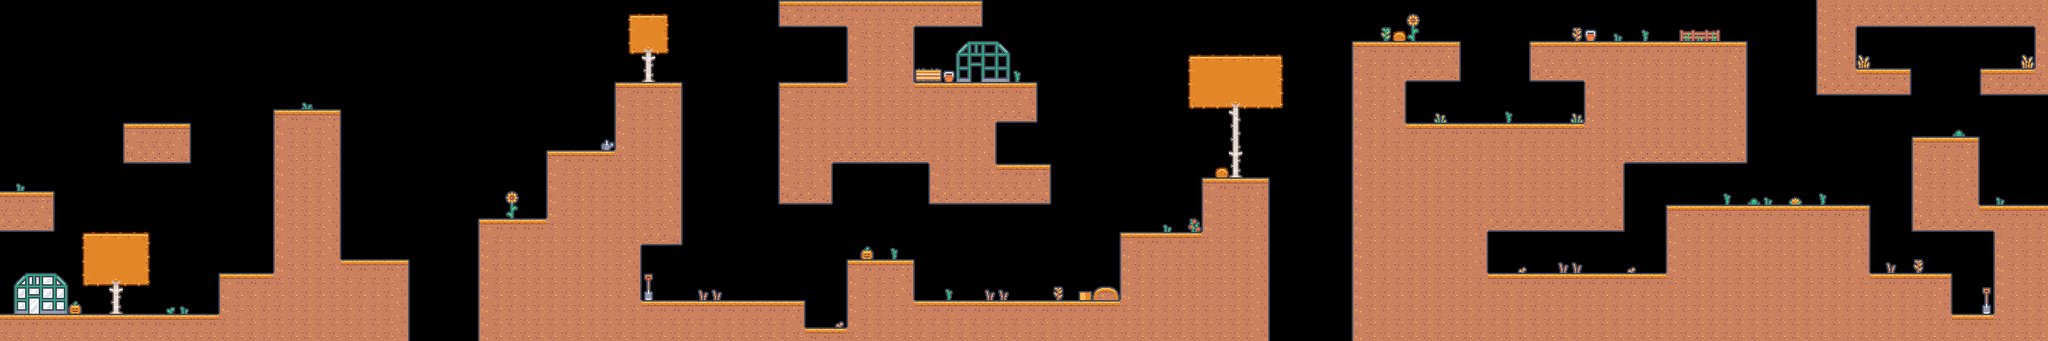

A level layout from a 2D game, rendered from its tile map. Below: a short description, then the map file with tile-grid data replaced by summaries:
An orthogonal 150x25 tile map with 18x18 px tiles, 1 tile layer (Ground-n-Platforms) and 42 objects (42x carrot).

<map version="1.10" tiledversion="1.10.2" orientation="orthogonal" renderorder="right-down" width="150" height="25" tilewidth="18" tileheight="18" infinite="0" nextlayerid="4" nextobjectid="53">
 <editorsettings>
  <export target="platformer-level-1.tmj" format="json" />
 </editorsettings>
 <tileset firstgid="1" name="tilemap_packed" tilewidth="18" tileheight="18" tilecount="112" columns="16">
  <image source="tilemap_packed.png" width="288" height="126" />
  <tile id="0">
   <properties>
    <property name="collides" type="bool" value="true" />
   </properties>
   <animation>
    <frame tileid="105" duration="500" />
    <frame tileid="107" duration="500" />
   </animation>
  </tile>
  <tile id="1">
   <properties>
    <property name="collides" type="bool" value="true" />
   </properties>
  </tile>
  <tile id="2">
   <properties>
    <property name="collides" type="bool" value="true" />
   </properties>
  </tile>
  <tile id="3">
   <properties>
    <property name="collides" type="bool" value="true" />
   </properties>
  </tile>
  <tile id="13">
   <properties>
    <property name="collides" type="bool" value="true" />
   </properties>
  </tile>
  <tile id="14">
   <properties>
    <property name="collides" type="bool" value="true" />
   </properties>
  </tile>
  <tile id="15">
   <properties>
    <property name="collides" type="bool" value="true" />
   </properties>
  </tile>
  <tile id="16">
   <properties>
    <property name="collides" type="bool" value="true" />
   </properties>
  </tile>
  <tile id="17">
   <properties>
    <property name="collides" type="bool" value="true" />
   </properties>
  </tile>
  <tile id="18">
   <properties>
    <property name="collides" type="bool" value="true" />
   </properties>
  </tile>
  <tile id="19">
   <properties>
    <property name="collides" type="bool" value="true" />
   </properties>
  </tile>
  <tile id="29">
   <properties>
    <property name="collides" type="bool" value="true" />
   </properties>
  </tile>
  <tile id="30">
   <properties>
    <property name="collides" type="bool" value="true" />
   </properties>
  </tile>
  <tile id="31">
   <properties>
    <property name="collides" type="bool" value="true" />
   </properties>
  </tile>
  <tile id="32">
   <properties>
    <property name="collides" type="bool" value="true" />
   </properties>
  </tile>
  <tile id="33">
   <properties>
    <property name="collides" type="bool" value="true" />
   </properties>
  </tile>
  <tile id="34">
   <properties>
    <property name="collides" type="bool" value="true" />
   </properties>
  </tile>
  <tile id="35">
   <properties>
    <property name="collides" type="bool" value="true" />
   </properties>
  </tile>
  <tile id="45">
   <properties>
    <property name="collides" type="bool" value="true" />
   </properties>
  </tile>
  <tile id="46">
   <properties>
    <property name="collides" type="bool" value="true" />
   </properties>
  </tile>
  <tile id="47">
   <properties>
    <property name="collides" type="bool" value="true" />
   </properties>
  </tile>
  <tile id="48">
   <properties>
    <property name="collides" type="bool" value="true" />
   </properties>
  </tile>
  <tile id="49">
   <properties>
    <property name="collides" type="bool" value="true" />
   </properties>
  </tile>
  <tile id="50">
   <properties>
    <property name="collides" type="bool" value="true" />
   </properties>
  </tile>
  <tile id="51">
   <properties>
    <property name="collides" type="bool" value="true" />
   </properties>
  </tile>
  <tile id="89">
   <animation>
    <frame tileid="89" duration="500" />
    <frame tileid="73" duration="500" />
   </animation>
  </tile>
  <tile id="91">
   <animation>
    <frame tileid="91" duration="500" />
    <frame tileid="75" duration="500" />
   </animation>
  </tile>
  <tile id="105">
   <animation>
    <frame tileid="105" duration="500" />
    <frame tileid="106" duration="500" />
   </animation>
  </tile>
 </tileset>
 <layer id="1" name="Ground-n-Platforms" width="150" height="25">
  <data>[3750 cells, 1734 non-empty, 76 distinct tile ids]</data>
 </layer>
 <objectgroup id="2" name="Objects">
  <object id="3" name="carrot" gid="57" x="504.333" y="342.333" width="18" height="18" />
  <object id="4" name="carrot" gid="57" x="468.333" y="342.333" width="18" height="18" />
  <object id="6" name="carrot" gid="57" x="648.333" y="288.333" width="18" height="18" />
  <object id="7" name="carrot" gid="57" x="684.334" y="288.333" width="18" height="18" />
  <object id="8" name="carrot" gid="57" x="413" y="144.667" width="18" height="18" />
  <object id="9" name="carrot" gid="57" x="378" y="144.333" width="18" height="18" />
  <object id="10" name="carrot" gid="57" x="324" y="360.333" width="18" height="18" />
  <object id="11" name="carrot" gid="57" x="216.333" y="162.333" width="18" height="18" />
  <object id="12" name="carrot" gid="57" x="180.333" y="162.333" width="18" height="18" />
  <object id="13" name="carrot" gid="57" x="162.333" y="307.424" width="18" height="18" />
  <object id="14" name="carrot" gid="57" x="125.667" y="307.06" width="18" height="18" />
  <object id="16" name="carrot" gid="57" x="756.333" y="199" width="18" height="18" />
  <object id="17" name="carrot" gid="57" x="864.333" y="109" width="18" height="18" />
  <object id="18" name="carrot" gid="57" x="1079.67" y="109.667" width="18" height="18" />
  <object id="19" name="carrot" gid="57" x="1042.33" y="109.667" width="18" height="18" />
  <object id="21" name="carrot" gid="57" x="865.667" y="396.667" width="18" height="18" />
  <object id="22" name="carrot" gid="57" x="1079" y="432" width="18" height="18" />
  <object id="26" name="carrot" gid="57" x="1225" y="253" width="18" height="18" rotation="270" />
  <object id="27" name="carrot" gid="57" x="1097.33" y="235.667" width="18" height="18" rotation="90" />
  <object id="28" name="carrot" gid="57" x="1241" y="35.67" width="18" height="18" rotation="180" />
  <object id="29" name="carrot" gid="57" x="1277" y="35.6667" width="18" height="18" rotation="180" />
  <object id="30" name="carrot" gid="57" x="1333.67" y="216.667" width="18" height="18" />
  <object id="31" name="carrot" gid="57" x="1639" y="234.333" width="18" height="18" />
  <object id="32" name="carrot" gid="57" x="1497.67" y="306.333" width="18" height="18" />
  <object id="33" name="carrot" gid="57" x="1547" y="306.333" width="18" height="18" />
  <object id="34" name="carrot" gid="57" x="1026.33" y="211.667" width="18" height="18" rotation="270" />
  <object id="35" name="carrot" gid="57" x="2052" y="162.667" width="18" height="18" />
  <object id="36" name="carrot" gid="57" x="1872.67" y="162.667" width="18" height="18" />
  <object id="37" name="carrot" gid="57" x="1295.67" y="269.667" width="18" height="18" rotation="180" />
  <object id="38" name="carrot" gid="57" x="2468.33" y="90.3939" width="18" height="18" />
  <object id="39" name="carrot" gid="57" x="2636.33" y="90.3939" width="18" height="18" />
  <object id="40" name="carrot" gid="57" x="2592.33" y="415" width="18" height="18" />
  <object id="41" name="carrot" gid="57" x="2647" y="270.394" width="18" height="18" />
  <object id="42" name="carrot" gid="57" x="2556.33" y="180.333" width="18" height="18" />
  <object id="43" name="carrot" gid="57" x="2140.33" y="245.667" width="18" height="18" rotation="90" />
  <object id="44" name="carrot" gid="57" x="1961" y="325.667" width="18" height="18" rotation="90" />
  <object id="45" name="carrot" gid="57" x="2025.67" y="305.667" width="18" height="18" rotation="180" />
  <object id="46" name="carrot" gid="57" x="2099.67" y="305.667" width="18" height="18" rotation="180" />
  <object id="47" name="carrot" gid="57" x="2303.67" y="117.667" width="18" height="18" rotation="90" />
  <object id="48" name="carrot" gid="57" x="2394.33" y="63" width="18" height="18" rotation="270" />
  </objectgroup>
</map>
<!-- 2 of 42 objects omitted -->
